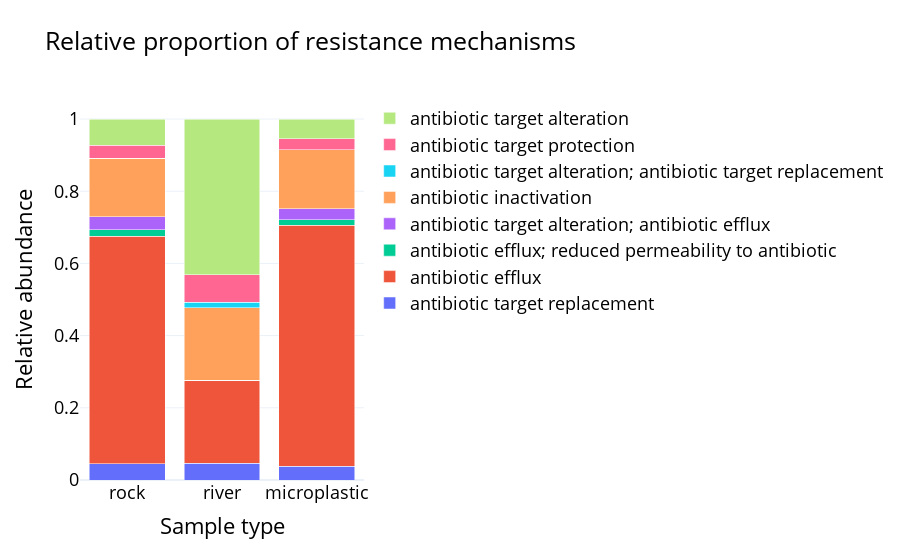

The notebook cell saved with this chart:
### Code cell
df_out = data_prep(input_df = df1, index = "Resistance Mechanism")

fig = go.Figure()

for index, row in df_out.iterrows():
    fig.add_trace(go.Bar(x = row.index, y = row.values, name = row.name))

fig.update_layout(barmode='stack')
    
#fig.update_layout(legend= dict(yanchor="top", orientation="h",))
#fig.update_layout(legend= dict(yanchor="top", orientation="h",))

fig.update_layout(template = "plotly_white",
                  #showlegend=False, 
                  title="Relative proportion of resistance mechanisms", 
                  xaxis_title="Sample type", 
                  yaxis_title="Relative abundance",
                  font=dict(
                          #family="Courier New, monospace",
                          size=18,
                          color="#000000"
                           )
                 )

#fig.write_image("stacked_barplot.png", width = 800, height = 800)
fig.write_image("stacked_barplot.pdf", width = 1200, height = 800)

fig.show()

### Figure 1 — Plotly figure (JSON) as saved in the notebook; plotly's stock layout.template omitted (floating-point values rounded to 4 significant figures)
{"data": [{"name": "antibiotic target replacement", "type": "bar", "x": ["rock", "river", "microplastic"], "y": [0.04505, 0.04615, 0.03876]}, {"name": "antibiotic efflux", "type": "bar", "x": ["rock", "river", "microplastic"], "y": [0.6306, 0.2308, 0.6667]}, {"name": "antibiotic efflux; reduced permeability to antibiotic", "type": "bar", "x": ["rock", "river", "microplastic"], "y": [0.01802, 0, 0.0155]}, {"name": "antibiotic target alteration; antibiotic efflux", "type": "bar", "x": ["rock", "river", "microplastic"], "y": [0.03604, 0, 0.03101]}, {"name": "antibiotic inactivation", "type": "bar", "x": ["rock", "river", "microplastic"], "y": [0.1622, 0.2, 0.1628]}, {"name": "antibiotic target alteration; antibiotic target replacement", "type": "bar", "x": ["rock", "river", "microplastic"], "y": [0, 0.01538, 0]}, {"name": "antibiotic target protection", "type": "bar", "x": ["rock", "river", "microplastic"], "y": [0.03604, 0.07692, 0.03101]}, {"name": "antibiotic target alteration", "type": "bar", "x": ["rock", "river", "microplastic"], "y": [0.07207, 0.4308, 0.05426]}], "layout": {"autosize": true, "barmode": "stack", "font": {"color": "#000000", "size": 18}, "title": {"text": "Relative proportion of resistance mechanisms"}, "xaxis": {"autorange": true, "range": [-0.5, 2.5], "title": {"text": "Sample type"}, "type": "category"}, "yaxis": {"autorange": true, "range": [0, 1.053], "title": {"text": "Relative abundance"}, "type": "linear"}}}
